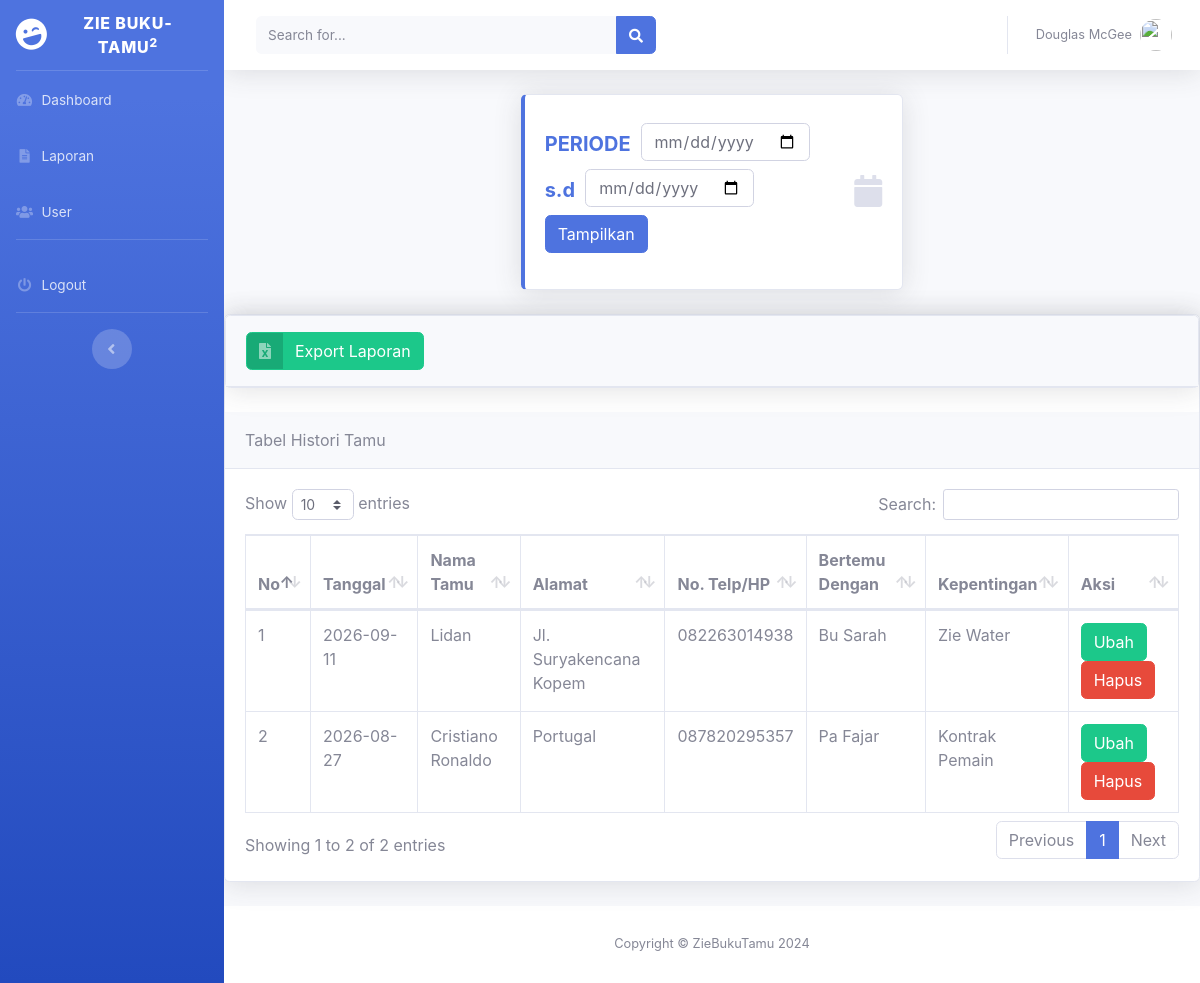
/laporan.php (signed in), run on the app's committed database.
### tables this page shows
CREATE TABLE `buku_tamu` (
  `id_tamu` varchar(5) NOT NULL,
  `tanggal` date NOT NULL,
  `nama_tamu` varchar(255) NOT NULL,
  `alamat` text NOT NULL,
  `no_hp` varchar(13) NOT NULL,
  `bertemu` varchar(255) NOT NULL,
  `kepentingan` varchar(255) NOT NULL,
  `gambar` varchar(255) NOT NULL
);

### function.php (called while the page is built, shortened)
<?php
require_once('koneksi.php');
function query($query)
{
    global $koneksi;
    $result = mysqli_query($koneksi, $query);
    $rows = [];
    while ($row = mysqli_fetch_assoc($result)) {
        $rows[] = $row;
    }
    return $rows;
}

### laporan.php (the view)
<?php
require_once('function.php');
include_once('templates/header.php');
if (isset($_POST['tampilkan'])) {
    $p_awal = $_POST['p_awal'];
    $p_akhir = $_POST['p_akhir'];
    $link = "export-laporan.php?cari=true&p_awal=$p_awal&p_akhir=$p_akhir";
    $buku_tamu = query("SELECT * FROM buku_tamu WHERE tanggal BETWEEN '$p_awal' AND '$p_akhir' ");
} else {
    $buku_tamu = query("SELECT * FROM buku_tamu ORDER BY tanggal DESC");
}
?>
<div class="row mx-auto d-flex justify-content-center">
    <div class="col-xl-5 col-md-6 mb-4">
        <div class="card border-left-primary shadow h-100 py-2">
            <div class="card-body">
                <div class="row no-gutters align-items-center">
                    <div class="col mr-2">
                        <div class="h5 mb-0 font-weight-bold text-gray-800">
                            <form method="post" action="">
                                <div class="form-row align-items-center">
                                    <div class="col-auto">
                                        <div class="font-weight-bold text-primary text-uppercase mb-1">
                                            Periode
                                        </div>
                                    </div>
                                    <div class="col-auto">
                                        <input type="date" class="form-control mb-2" id="p_awal" name="p_awal" required>
                                    </div>
                                    <div class="col-auto">
                                        <div class="font-weight-bold text-primary mb-1">
                                            s.d
                                        </div>
                                    </div>
                                    <div class="col-auto">
                                        <input type="date" class="form-control mb-2" id="p_akhir" name="p_akhir" required>
                                    </div>
                                    <div class="col-auto">
                                        <button type="submit" name="tampilkan" class="btn btn-primary mb-2">Tampilkan</button>
                                    </div>
                                </div>
                            </form>
                        </div>
                    </div>
                    <div class="col-auto">
                        <i class="fas fa-calendar fa-2x text-gray-300"></i>
                    </div>
                </div>
            </div>
        </div>
    </div>
</div>
<div class="card shadow mb-4">
    <div class="card shadow mb-4">
        <div class="card-header py-3">
            <a href="<?= isset($_POST['tampilkan']) ? $link : 'export-laporan.php'; ?>" target="_blank" class="btn btn-success btn-icon-split">
                <span class="icon text-white-50">
                    <i class="fas fa-file-excel"></i>
                </span>
                <span class="text">Export Laporan</span>
            </a>
        </div>
    </div>
    <div class="card-header py-3">
        <span class="text">Tabel Histori Tamu</span>
    </div>
    <div class="card-body">
        <div class="table-responsive">
            <table class="table table-bordered" id="dataTable" width="100%" cellspacing="0">
                <thead>
                    <tr>
                        <th>No</th>
                        <th>Tanggal</th>
                        <th>Nama Tamu</th>
                        <th>Alamat</th>
                        <th>No. Telp/HP</th>
                        <th>Bertemu Dengan</th>
                        <th>Kepentingan</th>
                        <th>Aksi</th>
                    </tr>
                </thead>
                <tbody>
                    <?php
                    $no = 1;
                    foreach ($buku_tamu as $tamu) : ?>
                        <tr>
                            <td><?= $no++; ?></td>
                            <td><?= $tamu['tanggal'] ?></td>
                            <td><?= $tamu['nama_tamu'] ?></td>
                            <td><?= $tamu['alamat'] ?></td>
                            <td><?= $tamu['no_hp'] ?></td>
                            <td><?= $tamu['bertemu'] ?></td>
                            <td><?= $tamu['kepentingan'] ?></td>
                            <td>
                                <a class="btn btn-success" href="edit-tamu.php?id=<?= $tamu['id_tamu'] ?>">Ubah</a>
                                <a onclick="return confirm('Apakah anda yakin akan menghapus data ini?')" class="btn btn-danger" href="hapus-tamu.php?id=<?= $tamu['id_tamu'] ?>">Hapus</a>
                            </td>
                        </tr>
                    <?php endforeach; ?>
                </tbody>
            </table>
        </div>
    </div>
</div>
<?php
include_once('templates/footer.php');
?>

### templates/header.php (shortened to what this page needs)
<!DOCTYPE html>
<html lang="en">
<head>
    <link href="assets/vendor/fontawesome-free/css/all.min.css" rel="stylesheet">
    <link href="assets/css/sb-admin-2.min.css" rel="stylesheet">
    <link href="assets/vendor/datatables/dataTables.bootstrap4.min.css" rel="stylesheet">
</head>
<body id="page-top">
    <div id="wrapper">
        <ul class="navbar-nav bg-gradient-primary sidebar sidebar-dark accordion" id="accordionSidebar">
            <a class="sidebar-brand d-flex align-items-center justify-content-center" href="index.html">
                <div class="sidebar-brand-icon rotate-n-15">
                    <i class="fas fa-laugh-wink"></i>
                </div>
                <div class="sidebar-brand-text mx-3">Zie Buku-Tamu<sup>2</sup></div>
            </a>
            <hr class="sidebar-divider my-0">
            <li class="nav-item">
                <a class="nav-link" href="index.php">
                    <i class="fas fa-fw fa-tachometer-alt"></i>
                    <span>Dashboard</span></a>
            </li>
            <li class="nav-item">
                <a class="nav-link" href="laporan.php">
                    <i class="fas fa-fw fa-file-alt"></i>
                    <span>Laporan</span></a>
            </li>
            <?php
            if (isset($_SESSION['role']) && $_SESSION['role'] == 'admin') :
            ?>
                <li class="nav-item">
                    <a class="nav-link" href="user.php">
                        <i class="fas fa-fw fa-users"></i>
                        <span>User</span></a>
                </li>
            <?php endif; ?>
            <hr class="sidebar-divider d-none d-md-block">
            <?php
            if (isset($_SESSION['login'])) :
            ?>
                <li class="nav-item">
                    <a class="nav-link" href="logout.php">
                        <i class="fas fa-fw fa-power-off"></i>
                        <span>Logout</span></a>
                </li>
            <?php endif; ?>
            <hr class="sidebar-divider d-none d-md-block">
            <div class="text-center d-none d-md-inline">
                <button class="rounded-circle border-0" id="sidebarToggle"></button>
            </div>
        </ul>
        <div id="content-wrapper" class="d-flex flex-column">
            <div id="content">
                <nav class="navbar navbar-expand navbar-light bg-white topbar mb-4 static-top shadow">
                    <form
                        class="d-none d-sm-inline-block form-inline mr-auto ml-md-3 my-2 my-md-0 mw-100 navbar-search">
                        <div class="input-group">
                            <input type="text" class="form-control bg-light border-0 small" placeholder="Search for..."
                                aria-label="Search" aria-describedby="basic-addon2">
                            <div class="input-group-append">
                                <button class="btn btn-primary" type="button">
                                    <i class="fas fa-search fa-sm"></i>
                                </button>
                            </div>
                        </div>
                    </form>
                    <ul class="navbar-nav ml-auto">
                        <li class="nav-item dropdown no-arrow">
                            <a class="nav-link dropdown-toggle" href="#" id="userDropdown" role="button"
                                data-toggle="dropdown" aria-haspopup="true" aria-expanded="false">
                                <span class="mr-2 d-none d-lg-inline text-gray-600 small">Douglas McGee</span>
                                <img class="img-profile rounded-circle"
                                    src="img/undraw_profile.svg">
                            </a>
                        </li>
                    </ul>
                </nav>

### templates/footer.php (shortened to what this page needs)
</div>
<footer class="sticky-footer bg-white">
    <div class="container my-auto">
        <div class="copyright text-center my-auto">
            <span>Copyright &copy; ZieBukuTamu 2024</span>
        </div>
    </div>
</footer>
</div>
</div>
</body>
</html>

### data on the page
buku_tamu: tanggal "2026-09-11", nama_tamu "Lidan", alamat "Jl. Suryakencana Kopem", no_hp "082263014938", bertemu "Bu Sarah", kepentingan "Zie Water"
buku_tamu: tanggal "2026-08-27", nama_tamu "Cristiano Ronaldo", alamat "Portugal", no_hp "087820295357", bertemu "Pa Fajar", kepentingan "Kontrak Pemain"
